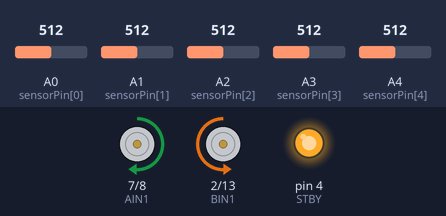
Recording of a sketch running on a simulated Arduino Uno, built with avr-gcc and run on an emulated ATmega328P. Parts: motor-driver pin pairs drawn as motors (green arrow = first pin HIGH = forward, orange = second pin HIGH = backward, longer = more drive, scaled by the enable pin, stopped while the standby pin is LOW), output pins drawn as LEDs (lit = HIGH). Inputs (shaded band) come from the test bench; at power-on: A0 (sensorPin[0]) = 512, A1 (sensorPin[1]) = 512, A3 (sensorPin[3]) = 512, A4 (sensorPin[4]) = 512, A2 (sensorPin[2]) = 512.

Above: at 3.2 s.
3.3 s: A0 (sensorPin[0]) set to 484
At 4.5 s:
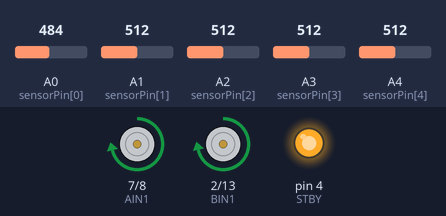
4.8 s: A1 (sensorPin[1]) set to 716
At 5.7 s:
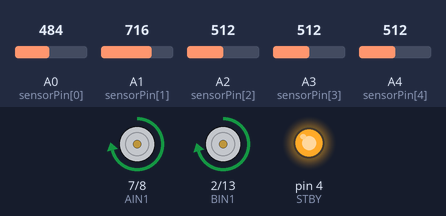
6.3 s: A3 (sensorPin[3]) set to 716
At 6.9 s:
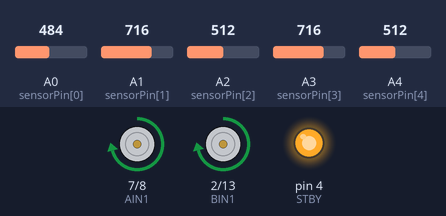
7.8 s: A4 (sensorPin[4]) set to 716
At 9.0 s:
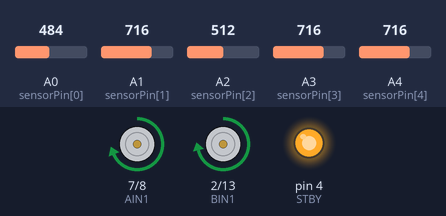
9.3 s: A0 (sensorPin[0]) set to 510
At 10.5 s:
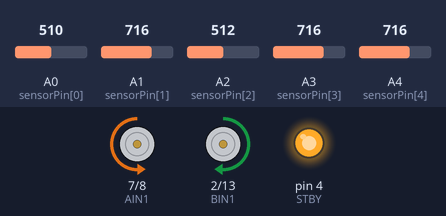
10.8 s: A3 (sensorPin[3]) set to 490
At 11.6 s:
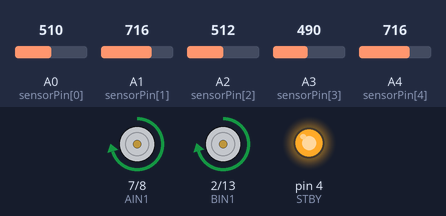
Timing chart, 0 to 13.3 s (numbered marks = the images above; inputs shaded):
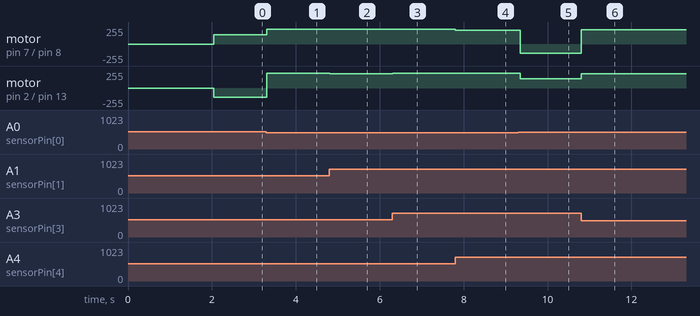

Measured:
- the behaviour switches between 500 and 499 on A0 (sensorPin[0]) (found by bisection; images 0 and 1)
- after the input at 3.3 s, motor on pin 7 (AIN1) / pin 8 (AIN2): forward 140/255 → forward 219/255 at once; motor on pin 2 (BIN1) / pin 13 (BIN2): backward 140/255 → forward 220/255 at once
- after the input at 4.8 s, motor on pin 2 (BIN1) / pin 13 (BIN2): forward 220/255 → forward 217/255 at once
- after the input at 6.3 s, motor on pin 7 (AIN1) / pin 8 (AIN2): forward 219/255 → forward 218/255 at once; motor on pin 2 (BIN1) / pin 13 (BIN2): forward 217/255 → forward 219/255 at once
- after the input at 7.8 s, motor on pin 7 (AIN1) / pin 8 (AIN2): forward 218/255 → forward 209/255 at once
- after the input at 9.3 s, motor on pin 7 (AIN1) / pin 8 (AIN2): forward 209/255 → backward 140/255 at once; motor on pin 2 (BIN1) / pin 13 (BIN2): forward 219/255 → forward 140/255 at once
- after the input at 10.8 s, motor on pin 7 (AIN1) / pin 8 (AIN2): backward 140/255 → forward 216/255 at once; motor on pin 2 (BIN1) / pin 13 (BIN2): forward 140/255 → forward 217/255 at once

The sketch:

exquisite_tumelo1.ino
```cpp
// ===== LFR: Arduino Uno + TB6612FNG + 5 analog IR array =====
// Fixed threshold version (line reads LOW ~25, white reads HIGH ~1020)

// --- Motor driver pins ---
#define PWMA 3
#define AIN1 7
#define AIN2 8
#define STBY 4
#define BIN1 2
#define BIN2 13
#define PWMB 11

// --- Sensors (S1 = leftmost, S5 = rightmost) ---
const uint8_t sensorPin[5] = {A0, A1, A2, A3, A4};
unsigned long lostSince = 0;   // add near the other globals
const int weight[5] = {0, 1000, 2000, 3000, 4000};
const bool STEER_INVERT = false;   // flips left/right steering

// --- Threshold (raw analogRead, 0-1023) ---
// Line ~25, white ~1020  ->  midpoint ~520.
// Raw value BELOW this = sensor is on the line.
const int THRESHOLD = 500;

// --- Settings to adjust after testing ---
const bool LEFT_REVERSE  = false;    // true if the left wheel spins backward
const bool RIGHT_REVERSE = false;    // true if the right wheel spins backward
const bool DEBUG = false;            // true = print values to Serial Monitor

// --- PID tuning ---
float Kp = 0.007;
float Ki = 0.0;
float Kd = 0.8;
int   baseSpeed = 220;               // start low, raise gradually
int   maxSpeed  = 255;
int   turnSpeed = 140;               // used when the line is lost

int lastError = 0;
float integral = 0;
unsigned long lastLoop = 0;
const unsigned long LOOP_US = 4000;  // fixed 4 ms loop

// ---------- Motor control ----------
void setMotor(uint8_t in1, uint8_t in2, uint8_t pwm, int speed) {
  speed = constrain(speed, -255, 255);
  if (speed > 0)      { digitalWrite(in1, HIGH); digitalWrite(in2, LOW);  }
  else if (speed < 0) { digitalWrite(in1, LOW);  digitalWrite(in2, HIGH); }
  else                { digitalWrite(in1, LOW);  digitalWrite(in2, LOW);  }
  analogWrite(pwm, abs(speed));
}
void drive(int left, int right) {
  if (LEFT_REVERSE)  left  = left;
  if (RIGHT_REVERSE) right = right;
  setMotor(AIN1, AIN2, PWMA, left);    // A = left motor
  setMotor(BIN1, BIN2, PWMB, right);   // B = right motor
}

// ---------- Sensors ----------
// Returns true if the line is seen; position = 0..4000 (2000 = centered)
bool readLine(int &position) {
  long sum = 0, weighted = 0;
  bool seen = false;

  for (int i = 0; i < 5; i++) {
    int raw = analogRead(sensorPin[i]);
    int v = constrain(map(raw, 25, 1020, 1000, 0), 0, 1000); // 1000 = on line, 0 = floor

    if (raw < THRESHOLD) seen = true;   // threshold decides "line seen"
    if (v < 200) v = 0;                 // ignore weak noise in the average

    sum += v;
    weighted += (long)v * weight[i];

    if (DEBUG) { Serial.print(raw); Serial.print('\t'); }
  }
  if (DEBUG) Serial.println();

  if (!seen || sum == 0) return false;
  position = weighted / sum;
  return true;
}

// ---------- Setup ----------
void setup() {
  pinMode(PWMA, OUTPUT); pinMode(AIN1, OUTPUT); pinMode(AIN2, OUTPUT);
  pinMode(PWMB, OUTPUT); pinMode(BIN1, OUTPUT); pinMode(BIN2, OUTPUT);
  pinMode(STBY, OUTPUT);
  digitalWrite(STBY, HIGH);            // enable driver
  if (DEBUG) Serial.begin(9600);
  delay(2000);                         // time to place the robot on the line
}

// ---------- Main loop ----------
void loop() {
  if (micros() - lastLoop < LOOP_US) return;
  lastLoop = micros();

  int pos;
  if (!readLine(pos)) {
    if (lostSince == 0) lostSince = millis();

    if (millis() - lostSince < 40) {
      return;                       // keep the last motor command briefly
    }

    bool goLeft = (lastError < 0);
    if (STEER_INVERT) goLeft = !goLeft;
    if (goLeft) drive(-turnSpeed, turnSpeed);
    else        drive(turnSpeed, -turnSpeed);
    return;
  }
  lostSince = 0;                    // line found again

  int error = pos - 2000;              // + = line to the right
  integral = constrain(integral + error, -5000, 5000);
  float derivative = error - lastError;
  lastError = error;

  float correction = Kp * error + Ki * integral + Kd * derivative;

  // Slow down on sharp corners
  int speed = baseSpeed - abs(error) / 25;
  speed = constrain(speed, 100, maxSpeed);

    float c = STEER_INVERT ? -correction : correction;

  drive(constrain(speed + c, -255, maxSpeed),
        constrain(speed - c, -255, maxSpeed));
}
```
